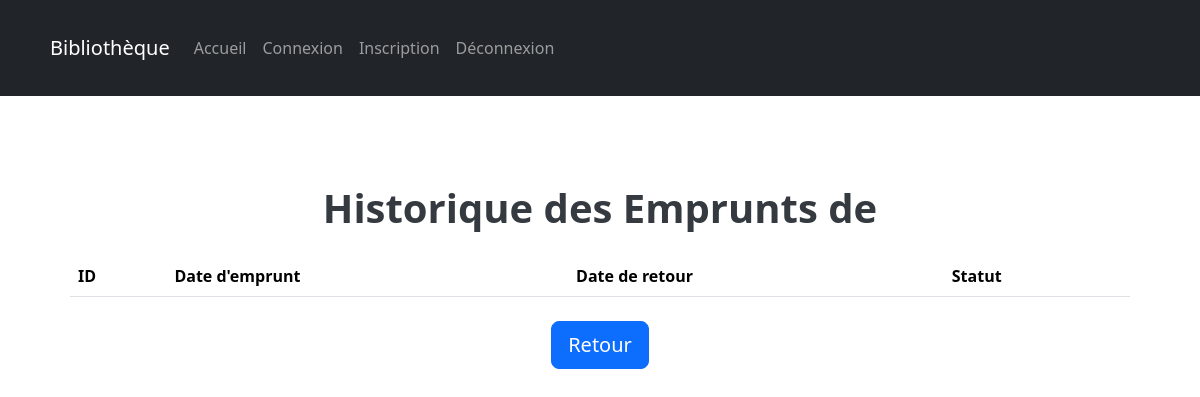
The page /voir_emprunts/3 (signed in) on the database as committed earlier.
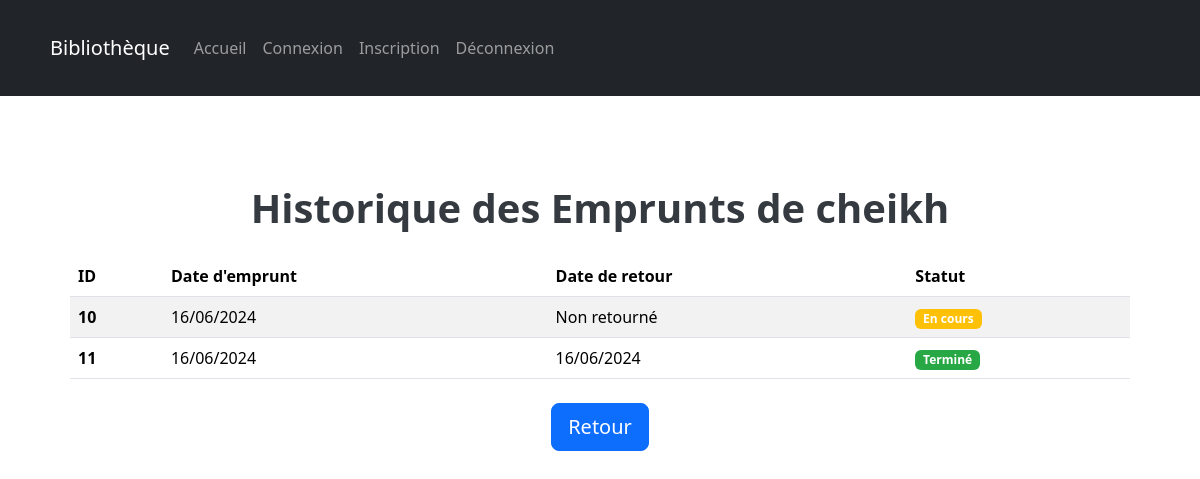
The same page on the database as committed later.
### app.py (models this page shows, shortened)
class Utilisateur(db.Model, UserMixin):
    id = db.Column(db.Integer, primary_key=True)
    nom_utilisateur = db.Column(db.String(50), unique=True, nullable=False)
    email = db.Column(db.String(120), unique=True, nullable=False)
    adresse = db.Column(db.String(120), nullable=False)
    mot_de_passe = db.Column(db.String(60), nullable=False)
    is_SuperUser = db.Column(db.Boolean, default=False)

class Emprunt(db.Model):
    id = db.Column(db.Integer, primary_key=True)
    utilisateur_id = db.Column(db.Integer, db.ForeignKey('utilisateur.id'), nullable=False)
    livre_id = db.Column(db.Integer, db.ForeignKey('livre.id'), nullable=False)
    date_emprunt = db.Column(db.DateTime, nullable=False)
    duree_emprunt = db.Column(db.Integer, nullable=False)
    date_retour = db.Column(db.DateTime)

### app.py (the view)
@app.route('/voir_emprunts/<int:id>')
@login_required
@role_required(is_SuperUser_required=True)
def voir_emprunts(id):
    utilisateur = Utilisateur.query.get(id)
    emprunts = Emprunt.query.filter_by(utilisateur_id=id).all()
    return render_template('voir_emprunts.html', utilisateur=utilisateur, emprunts=emprunts)

### app.py (called while the page is built)
@login_manager.user_loader
def load_user(user_id):
    return Utilisateur.query.get(int(user_id))

def role_required(is_SuperUser_required):
    def decorator(f):
        @wraps(f)
        def decorated_function(*args, **kwargs):
            if not current_user.is_authenticated:
                return redirect(url_for('connexion'))
            if is_SuperUser_required and not current_user.is_SuperUser:
                return redirect(url_for('accueil'))
            if not is_SuperUser_required and current_user.is_SuperUser:
                return redirect(url_for('accueil_admin'))
            return f(*args, **kwargs)
        return decorated_function
    return decorator

### templates/voir_emprunts.html (shortened to what this page needs)
{% extends 'layout_admin.html' %}
{% block content %}
<div class="container mt-4">
    <h1 class="text-center mb-4">Historique des Emprunts de {{ utilisateur.nom_utilisateur }}</h1>
    <div class="table-responsive">
        <table class="table table-striped table-hover">
            <thead class="thead-dark">
                <tr>
                    <th scope="col">ID</th>
                    <th scope="col">Date d'emprunt</th>
                    <th scope="col">Date de retour</th>
                    <th scope="col">Statut</th>
                </tr>
            </thead>
            <tbody>
                {% for emprunt in emprunts %}
                <tr>
                    <th scope="row">{{ emprunt.id }}</th>
                    <td>{{ emprunt.date_emprunt.strftime('%d/%m/%Y') }}</td>
                    <td>{{ emprunt.date_retour.strftime('%d/%m/%Y') if emprunt.date_retour else 'Non retourné' }}</td>
                    <td>
                        <span class="badge {% if emprunt.date_retour is none %}badge-warning{% else %}badge-success{% endif %}">
                            {{ 'En cours' if emprunt.date_retour is none else 'Terminé' }}
                        </span>
                    </td>
                </tr>
                {% endfor %}
            </tbody>
        </table>
    </div>
    <div class="text-center">
        <a href="{{url_for('gererUtilisateurs')}}" class="btn btn-primary btn-lg mt-4">Retour</a>
    </div>
</div>
{% endblock %}

Rows that differ between the two databases and show on the page:
added Utilisateur: nom_utilisateur "cheikh"
added Emprunt: id "10", date_emprunt "16/06/2024", date_retour "Non retourné", date_retour "En cours"
added Emprunt: id "11", date_emprunt "16/06/2024", date_retour "16/06/2024", date_retour "Terminé"
